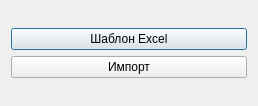
<?xml version="1.0" encoding="UTF-8"?>
<ui version="4.0">
 <class>Import</class>
 <widget class="QDialog" name="Import">
  <property name="geometry">
   <rect>
    <x>0</x>
    <y>0</y>
    <width>258</width>
    <height>106</height>
   </rect>
  </property>
  <property name="windowTitle">
   <string>Dialog</string>
  </property>
  <layout class="QVBoxLayout" name="verticalLayout_2">
   <item>
    <layout class="QVBoxLayout" name="verticalLayout">
     <item>
      <widget class="QPushButton" name="excelTemplateBtn">
       <property name="text">
        <string>Шаблон Excel</string>
       </property>
      </widget>
     </item>
     <item>
      <widget class="QPushButton" name="importBtn">
       <property name="text">
        <string>Импорт</string>
       </property>
      </widget>
     </item>
    </layout>
   </item>
  </layout>
 </widget>
 <resources/>
 <connections/>
</ui>
